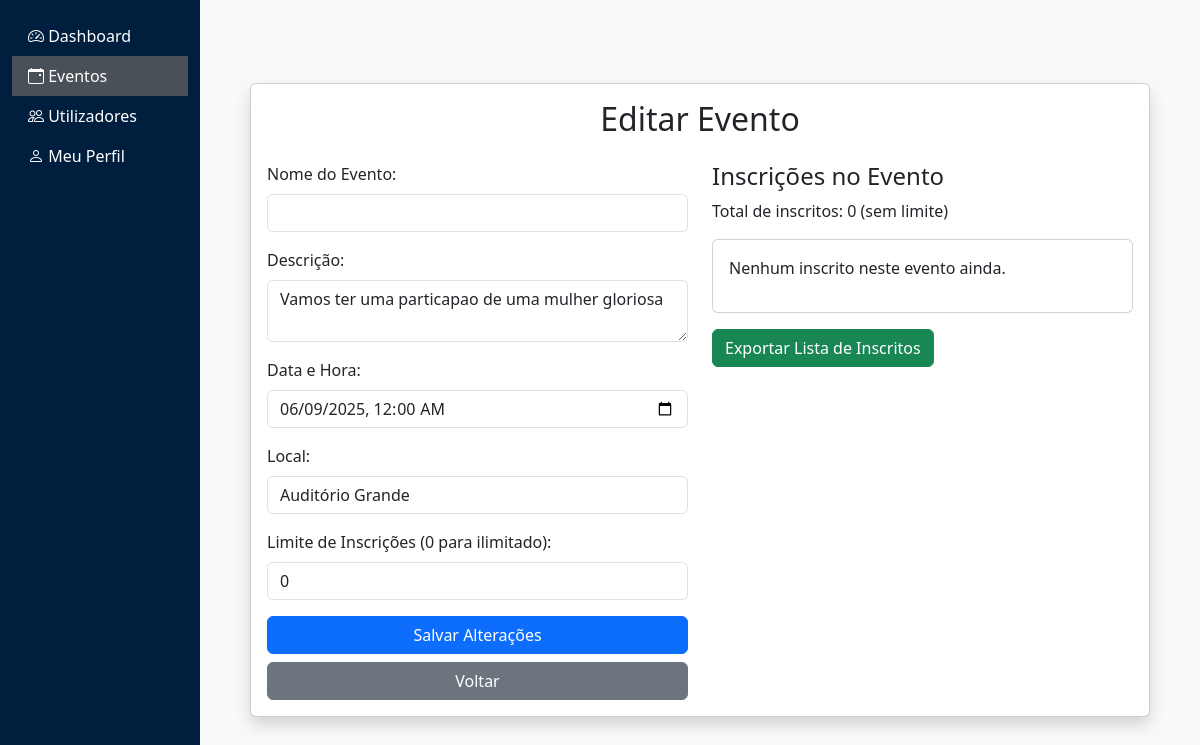
Page /admin/editar_evento.php?id=2 (signed in) on the committed database.
### tables this page shows
CREATE TABLE `eventos` (
  `id` int(11) NOT NULL,
  `id_organizador` int(11) DEFAULT NULL,
  `titulo` varchar(255) NOT NULL,
  `data` date NOT NULL,
  `hora` time DEFAULT NULL,
  `descricao` text DEFAULT NULL,
  `local` varchar(255) DEFAULT NULL,
  `imagem` varchar(255) DEFAULT NULL,
  `tipo` enum('evento','palestra') DEFAULT 'evento',
  `criado_em` timestamp NOT NULL DEFAULT current_timestamp()
);

### admin/editar_evento.php (the view, shortened to what this page needs)
<?php
require_once __DIR__ . '/../includes/db.php';
$evento_id = intval($_GET['id']);
$sql = "SELECT * FROM eventos WHERE id = ?";
$stmt = $conn->prepare($sql);
$stmt->bind_param("i", $evento_id);
$stmt->execute();
$result = $stmt->get_result();
$evento = $result->fetch_assoc();
$sql = "SELECT u.id, u.nome, u.email, ie.data_inscricao
        FROM inscricoes_eventos ie
        JOIN utilizadores u ON ie.id_utilizador = u.id
        WHERE ie.id_evento = ?
        ORDER BY ie.data_inscricao DESC";
$stmt = $conn->prepare($sql);
$stmt->bind_param("i", $evento_id);
$stmt->execute();
$inscritos = $stmt->get_result();
$total_inscritos = $inscritos->num_rows;
?>
<!DOCTYPE html>
<html lang="pt-br">
<head>
    <link href="https://cdn.jsdelivr.net/npm/bootstrap@5.3.0/dist/css/bootstrap.min.css" rel="stylesheet">
    <link href="https://cdn.jsdelivr.net/npm/bootstrap-icons@1.10.5/font/bootstrap-icons.css" rel="stylesheet">
</head>
<body>
<div class="container-fluid">
    <div class="row">
        <nav class="col-md-2 d-none d-md-block sidebar">
            <div class="sidebar-sticky pt-3">
                <ul class="nav flex-column">
                    <li class="nav-item">
                        <a class="nav-link" href="index.php">
                            <i class="bi bi-speedometer2"></i> Dashboard
                        </a>
                    </li>
                    <li class="nav-item">
                        <a class="nav-link active" href="eventos_admin.php">
                            <i class="bi bi-calendar-event"></i> Eventos
                        </a>
                    </li>
                    <li class="nav-item">
                        <a class="nav-link" href="utilizadores.php">
                            <i class="bi bi-people"></i> Utilizadores
                        </a>
                    </li>
                    <li class="nav-item">
                        <a class="nav-link" href="../perfil.php">
                            <i class="bi bi-person"></i> Meu Perfil
                        </a>
                    </li>
                </ul>
            </div>
        </nav>
        <main class="col-md-9 ms-sm-auto col-lg-10 px-md-4 form-container">
            <div class="card shadow">
                <div class="card-body">
                    <h2 class="card-title mb-4 text-center">Editar Evento</h2>
                    <div class="row">
                        <div class="col-md-6">
                            <form method="POST">
                                <div class="mb-3">
                                    <label class="form-label">Nome do Evento:</label>
                                    <input type="text" name="nome" class="form-control"
                                           value="<?= htmlspecialchars($evento['nome'] ?? '') ?>" required>
                                </div>
                                <div class="mb-3">
                                    <label class="form-label">Descrição:</label>
                                    <textarea name="descricao" class="form-control" required><?=
                                        htmlspecialchars($evento['descricao'] ?? '') ?></textarea>
                                </div>
                                <div class="mb-3">
                                    <label class="form-label">Data e Hora:</label>
                                    <input type="datetime-local" name="data" class="form-control"
                                           value="<?= isset($evento['data']) ? date('Y-m-d\TH:i', strtotime($evento['data'])) : '' ?>" required>
                                </div>
                                <div class="mb-3">
                                    <label class="form-label">Local:</label>
                                    <input type="text" name="local" class="form-control"
                                           value="<?= htmlspecialchars($evento['local'] ?? '') ?>" required>
                                </div>
                                <div class="mb-3">
                                    <label class="form-label">Limite de Inscrições (0 para ilimitado):</label>
                                    <input type="number" name="limite_inscricoes" class="form-control" min="0"
                                           value="<?= $evento['limite_inscricoes'] ?? 0 ?>">
                                </div>
                                <div class="d-grid gap-2">
                                    <button type="submit" class="btn btn-primary">Salvar Alterações</button>
                                    <a href="eventos_admin.php" class="btn btn-secondary">Voltar</a>
                                </div>
                            </form>
                        </div>
                        <div class="col-md-6">
                            <h4>Inscrições no Evento</h4>
                            <?php if (($evento['limite_inscricoes'] ?? 0) > 0): ?>
                            <div class="mb-3">
                                <label>Progresso de Inscrições</label>
                                <div class="progress">
                                    <?php
                                    $limite = $evento['limite_inscricoes'] ?? 1;
                                    $percent = ($total_inscritos / $limite) * 100;
                                    $progress_class = ($percent >= 100) ? 'bg-danger' : (($percent >= 80) ? 'bg-warning' : 'bg-success');
                                    ?>
                                    <div class="progress-bar <?= $progress_class ?>" role="progressbar" style="width: <?= min($percent, 100) ?>%"
                                         aria-valuenow="<?= $total_inscritos ?>" aria-valuemin="0" aria-valuemax="<?= $limite ?>">
                                        <?= $total_inscritos ?> / <?= $limite ?>
                                    </div>
                                </div>
                            </div>
                            <?php else: ?>
                                <p>Total de inscritos: <?= $total_inscritos ?> (sem limite)</p>
                            <?php endif; ?>
                            <div class="card inscritos-list mb-3">
                                <div class="card-body">
                                    <?php if ($inscritos->num_rows > 0): ?>
                                        <ul class="list-group">
                                            <?php while ($inscrito = $inscritos->fetch_assoc()): ?>
                                                <li class="list-group-item d-flex justify-content-between align-items-center">
                                                    <div>
                                                        <strong><?= htmlspecialchars($inscrito['nome'] ?? '') ?></strong><br>
                                                        <small><?= htmlspecialchars($inscrito['email'] ?? '') ?></small><br>
                                                        <small>Inscrito em: <?=
                                                            isset($inscrito['data_inscricao']) ? date('d/m/Y H:i', strtotime($inscrito['data_inscricao'])) : ''
                                                        ?></small>
                                                    </div>
                                                    <a href="remover_inscricao.php?evento_id=<?= $evento_id ?>&usuario_id=<?= $inscrito['id'] ?? '' ?>"
                                                       class="btn btn-sm btn-danger"
                                                       onclick="return confirm('Tem certeza que deseja remover esta inscrição?')">
                                                        Remover
                                                    </a>
                                                </li>
                                            <?php endwhile; ?>
                                        </ul>
                                    <?php else: ?>
                                        <p>Nenhum inscrito neste evento ainda.</p>
                                    <?php endif; ?>
                                </div>
                            </div>
                            <a href="exportar_inscritos.php?id=<?= $evento_id ?>" class="btn btn-success">Exportar Lista de Inscritos</a>
                        </div>
                    </div>
                </div>
            </div>
        </main>
    </div>
</div>
</body>
</html>

### admin/editar_evento.php (style rules this page uses)
body { background: #f8f9fa; }
.sidebar { background: #001f3f; min-height: 100vh; }
.sidebar .nav-link { color: #fff; }
.sidebar .nav-link.active, .sidebar .nav-link:hover { background: #495057; color: #fff; }
.form-container { min-height: 100vh; display: flex; align-items: center; justify-content: center; }
.card { width: 100%; max-width: 900px; }
.inscritos-list { max-height: 300px; overflow-y: auto; }

### rows in the picture
eventos: descricao "Vamos ter uma particapao de uma mulher gloriosa", data "06/09/2025 00:00", local "Auditório Grande"

### other values in the picture
$total_inscritos "0"
